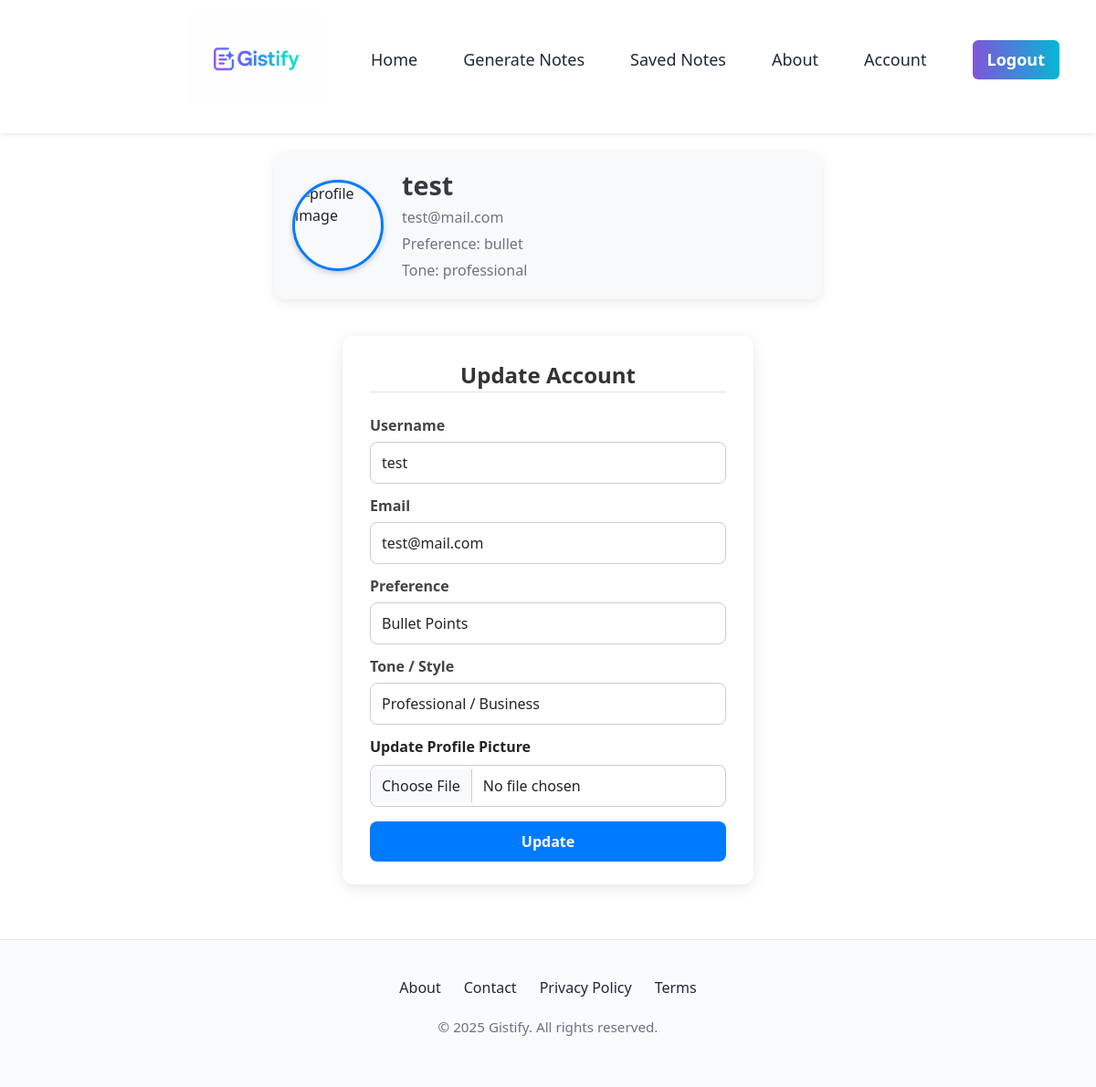
Page /account (signed in) on the committed database.
### gistify/model.py (models this page shows, shortened)
class User(db.Model, UserMixin):
    id = db.Column(db.Integer, primary_key=True)
    username = db.Column(db.String(20), unique=True, nullable=False)
    email = db.Column(db.String(120), unique=True, nullable=False)
    preference = db.Column(db.String(20), nullable=False)
    tone = db.Column(db.String(20), nullable=False)
    image_file = db.Column(db.String(20), nullable=False, default='default.jpg')
    password = db.Column(db.String(60), nullable=False)
    notes = db.relationship('Note', backref='author', lazy=True)

### gistify/routes.py (the view)
@app.route("/account", methods=['GET', 'POST'])
@login_required
def account():
    form = UpdateAccountForm()
    print("Route hit. Method:", request.method)
    print("Form submitted:", form.is_submitted())
    print("Form validate_on_submit:", form.validate_on_submit())
    print("Form errors:", form.errors)
    if form.validate_on_submit():
        print("FORM")
        if form.picture.data:
            picture_name = save_picture(form.picture.data)
            print(picture_name)
            if picture_name:
                current_user.image_file = picture_name
        current_user.username = form.username.data
        current_user.email = form.email.data
        current_user.preference = form.preference.data
        current_user.tone = form.tone.data
        db.session.commit()
        flash(f"Your account has been successfully updated", 'success')
        return redirect(url_for('account'))
    elif request.method == 'GET':
        form.username.data = current_user.username
        form.email.data = current_user.email
        form.preference.data = current_user.preference
        form.tone.data = current_user.tone
    user_image = url_for("static",
                         filename="images/profile_images/" + current_user.image_file)
    return render_template('account.html', title='Account',
                           user_image = user_image, form=form, css='register.css')

### gistify/model.py (called while the page is built)
@login_manager.user_loader
def login_user(user_id):
    return User.query.get(int(user_id))

### gistify/templates/account.html (shortened to what this page needs)
{% extends 'template.html' %}
{% block content %}
<div class="profile-container">
    <img src="{{ user_image }}" alt="profile image">
    <div class="profile-details">
        <h2>{{ current_user.username }}</h2>
        <p>{{ current_user.email }}</p>
        <p>Preference: {{ current_user.preference }}</p>
        <p>Tone: {{ current_user.tone }}</p>
    </div>
</div>
<div class="content-section">
    <form method="POST" action="{{ url_for('account') }}" novalidate enctype="multipart/form-data">
        <fieldset class="form-group">
            <legend class="border-bottom mb-4">Update Account</legend>
            <div class="form-group">
                {{ form.username.label(class="form-control-label") }}
                {% if form.username.errors %}
                    {{ form.username(class="form-control form-control-lg is-invalid") }}
                    <div class="invalid-feedback">
                        {% for error in form.username.errors %}
                        <span>{{ error }}</span>
                        {% endfor %}
                    </div>
                {% else %}
                    {{ form.username(class="form-control form-control-lg") }}
                {% endif %}
            </div>
            <div class="form-group">
                {{ form.email.label(class="form-control-label") }}
                {% if form.email.errors %}
                    {{ form.email(class="form-control form-control-lg is-invalid") }}
                    <div class="invalid-feedback">
                        {% for error in form.email.errors %}
                        <span>{{ error }}</span>
                        {% endfor %}
                    </div>
                {% else %}
                    {{ form.email(class="form-control form-control-lg") }}
                {% endif %}
            </div>
            <div class="form-group">
                {{ form.preference.label(class="form-control-label") }}
                {{ form.preference(class="form-control form-control-lg") }}
            </div>
            <div class="form-group">
                {{ form.tone.label(class="form-control-label") }}
                {{ form.tone(class="form-control form-control-lg") }}
            </div>
            <div class="form-group mb-3">
                {{ form.picture.label(class="form-label fw-bold") }}
                {{ form.picture(class="form-control") }}
            </div>
        <div class="form-group">
            {{ form.submit(class="btn btn-primary btn-block") }}
        </div>
    </form>
</div>
{% endblock content %}

### gistify/static/main.css (style rules this page uses)
* { margin: 0; padding: 0; box-sizing: border-box; }
html { scroll-behavior: smooth; }
.profile-container { display: flex; align-items: center; gap: 20px; padding: 20px; background: #f8f9fa; border-radius: 12px; box-shadow: 0 4px 12px rgba(0, 0, 0, 0.08); max-width: 600px; margin: 20px auto; }
.profile-container img { width: 100px; height: 100px; border-radius: 50%; object-fit: cover; border: 3px solid #007bff; box-shadow: 0 2px 6px rgba(0, 0, 0, 0.2); }
.profile-details { display: flex; flex-direction: column; justify-content: center; }
.profile-details h2 { margin: 0; font-size: 1.8rem; font-weight: 600; color: #343a40; }
.profile-details p { margin: 5px 0 0; font-size: 1rem; color: #6c757d; }

### gistify/static/register.css (style rules this page uses)
.content-section { max-width: 450px; margin: 40px auto; padding: 25px 30px; background: #ffffff; border-radius: 12px; box-shadow: 0 4px 15px rgba(0, 0, 0, 0.1); }
.content-section legend { font-size: 1.5rem; font-weight: bold; color: #333; text-align: center; margin-bottom: 20px; }
.form-control-label { display: block; margin-bottom: 6px; font-weight: 600; color: #444; }
.form-control { width: 100%; padding: 10px 12px; border-radius: 8px; border: 1px solid #ccc; font-size: 1rem; transition: border-color 0.2s, box-shadow 0.2s; margin-bottom: 12px; }
.btn { display: inline-block; width: 100%; padding: 10px 16px; font-size: 1rem; font-weight: 600; border-radius: 8px; cursor: pointer; border: none; transition: all 0.3s ease-in-out; }
.btn-primary { background-color: #007bff; color: white; }

### rows in the picture
User: username "test", email "test@mail.com", preference "bullet", tone "professional", preference "Bullet Points", tone "Professional / Business"
